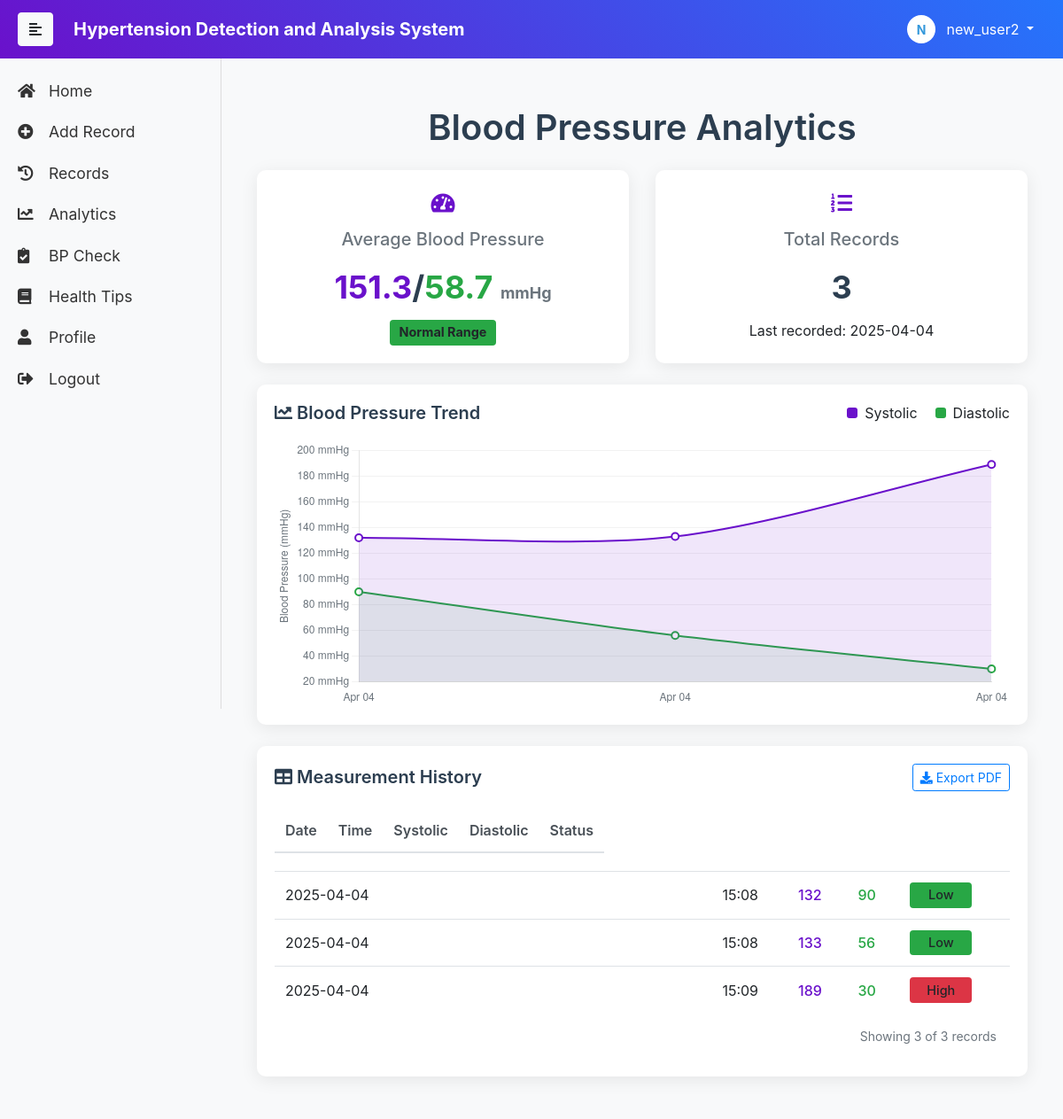
/data_analysis (signed in), run on an earlier commit of the app's database.
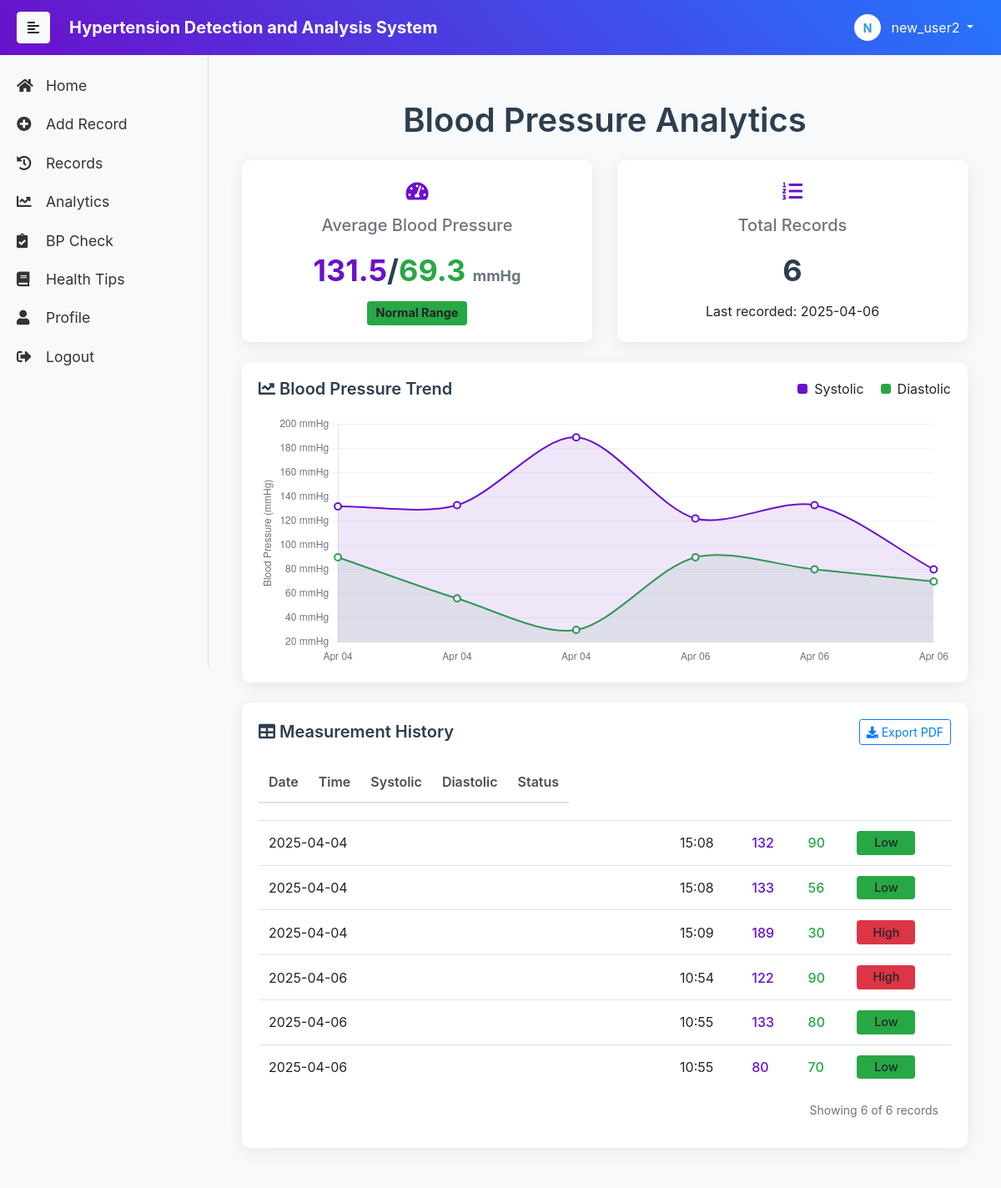
And on a later commit of the database.
### app.py (models this page shows, shortened)
class User(db.Model, UserMixin):
    __tablename__ = 'users'
    id = db.Column(db.Integer, primary_key=True)
    username = db.Column(db.String(20), unique=True, nullable=False)
    email = db.Column(db.String(120), unique=True, nullable=False)
    password_hash = db.Column(db.String(128), nullable=False)
    is_active = db.Column(db.Boolean, default=True)
    created_at = db.Column(db.DateTime, default=datetime.utcnow)
    last_login = db.Column(db.DateTime)
    age = db.Column(db.Integer)
    gender = db.Column(db.Enum(GenderEnum))
    height = db.Column(db.Float)  # 单位: cm
    weight = db.Column(db.Float)  # 单位: kg
    blood_type = db.Column(db.Enum(BloodTypeEnum))
    has_hypertension = db.Column(db.Boolean, default=False)
    has_diabetes = db.Column(db.Boolean, default=False)
    is_smoker = db.Column(db.Boolean, default=False)
    family_history = db.Column(db.String(500))  # 家族病史
    @property
    def is_authenticated(self):
        return True
    @property
    def password(self):
        raise AttributeError('password is not a readable attribute')

class BloodPressureRecord(db.Model):
    __tablename__ = 'blood_pressure_records'
    id = db.Column(db.Integer, primary_key=True)
    user_id = db.Column(db.Integer, db.ForeignKey('users.id'), nullable=False)
    systolic = db.Column(db.Integer, nullable=False)  # 收缩压
    diastolic = db.Column(db.Integer, nullable=False)  # 舒张压
    pulse = db.Column(db.Integer)  # 脉搏
    recorded_at = db.Column(db.DateTime, default=datetime.utcnow)
    notes = db.Column(db.String(500))  # 备注
    predicted_risk = db.Column(db.Float)  # 预测风险值(0-1)
    predicted_status = db.Column(db.String(20))  # 预测状态
    user = db.relationship('User', backref=db.backref('blood_pressure_records', lazy=True))
    @property
    def status(self):
        if not self.predicted_status:
            return self._default_status()
        return self.predicted_status

### app.py (the view, shortened to what this page needs)
@app.route('/data_analysis')
@login_required
def data_analysis():
    records = BloodPressureRecord.query.filter_by(user_id=current_user.id)\
                .order_by(BloodPressureRecord.recorded_at.asc()).all()
    formatted_records = []
    if records:
        total_records = len(records)
        systolic_values = []
        diastolic_values = []
        trend_labels = []
        for record in records:
            formatted_records.append({
                'date': record.recorded_at.strftime('%Y-%m-%d'),
                'time': record.recorded_at.strftime('%H:%M'),
                'systolic': record.systolic,
                'diastolic': record.diastolic,
                'status': record.status  # 状态应在保存记录时设置好，如 '正常', '偏高', '高'
            })
            systolic_values.append(record.systolic)
            diastolic_values.append(record.diastolic)
            trend_labels.append(record.recorded_at.strftime('%b %d'))
        avg_systolic = sum(systolic_values) / total_records
        avg_diastolic = sum(diastolic_values) / total_records
        last_record_date = records[-1].recorded_at.strftime('%Y-%m-%d %H:%M')
    return render_template("data_analysis.html",
                           records=formatted_records,
                           avg_systolic=avg_systolic,
                           avg_diastolic=avg_diastolic,
                           total_records=total_records,
                           last_record_date=last_record_date,
                           trend_labels=trend_labels,
                           trend_systolic=systolic_values,
                           trend_diastolic=diastolic_values)

### app.py (called while the page is built)
@login_manager.user_loader
def load_user(user_id):
    return User.query.get(int(user_id))

### templates/data_analysis.html (shortened to what this page needs)
{% extends "base.html" %}
{% block content %}
<link rel="stylesheet" href="{{ url_for('static', filename='css/data_analysis.css') }}">
<div class="container-fluid data-analysis-container">
    <h1 class="page-title mb-4">Blood Pressure Analytics</h1>
    <div class="row mb-4 stats-row">
        <div class="col-md-6">
            <div class="card stat-card h-100">
                <div class="card-body text-center">
                    <div class="stat-icon">
                        <i class="fas fa-tachometer-alt"></i>
                    </div>
                    <h5 class="stat-title">Average Blood Pressure</h5>
                    <div class="stat-value">
                        <span class="systolic">{{ avg_systolic | round(1) }}</span>/<span class="diastolic">{{ avg_diastolic | round(1) }}</span>
                        <span class="unit">mmHg</span>
                    </div>
                    <div class="stat-description">
                        <span class="badge bg-success">Normal Range</span>
                    </div>
                </div>
            </div>
        </div>
        <div class="col-md-6">
            <div class="card stat-card h-100">
                <div class="card-body text-center">
                    <div class="stat-icon">
                        <i class="fas fa-list-ol"></i>
                    </div>
                    <h5 class="stat-title">Total Records</h5>
                    <div class="stat-value">{{ records|length }}</div>
                    <div class="stat-description">
                        Last recorded: {{ records[-1].date if records else 'N/A' }}
                    </div>
                </div>
            </div>
        </div>
    </div>
    <div class="row mb-4">
        <div class="col-md-12">
            <div class="card chart-card">
                <div class="card-body">
                    <div class="chart-header">
                        <h5 class="chart-title">
                            <i class="fas fa-chart-line"></i> Blood Pressure Trend
                        </h5>
                        <div class="chart-legend">
                            <div class="legend-item">
                                <span class="legend-color systolic"></span>
                                <span>Systolic</span>
                            </div>
                            <div class="legend-item">
                                <span class="legend-color diastolic"></span>
                                <span>Diastolic</span>
                            </div>
                        </div>
                    </div>
                    <div class="chart-container">
                        <canvas id="bloodPressureTrendChart"></canvas>
                    </div>
                </div>
            </div>
        </div>
    </div>
    <div class="row">
        <div class="col-md-12">
            <div class="card table-card">
                <div class="card-body">
                    <div class="table-header">
                        <h5 class="table-title">
                            <i class="fas fa-table"></i> Measurement History
                        </h5>
                        <div class="table-actions">
                            <a href="{{ url_for('export_pdf') }}" class="btn btn-sm btn-outline-primary">
                                <i class="fas fa-download"></i> Export PDF
                            </a>
                        </div>
                    </div>
                    <div class="table-responsive">
                        <table class="table table-hover">
                            <thead class="table-header">
                                <tr>
                                    <th>Date</th>
                                    <th>Time</th>
                                    <th>Systolic</th>
                                    <th>Diastolic</th>
                                    <th>Status</th>
                                </tr>
                            </thead>
                            <tbody>
                                {% for record in records %}
                                <tr>
                                    <td>{{ record.date }}</td>
                                    <td>{{ record.time }}</td>
                                    <td class="systolic-value">{{ record.systolic }}</td>
                                    <td class="diastolic-value">{{ record.diastolic }}</td>
                                    <td>
                                        <span class="badge status-badge
                                            {% if record.status == 'Low Risk' %}bg-success
                                            {% elif record.status == 'High Risk' %}bg-danger
                                            {% else %}bg-warning
                                            {% endif %}">
                                            {% if record.status == 'Low Risk' %}Low
                                            {% elif record.status == 'High Risk' %}High
                                            {% else %}N/A
                                            {% endif %}
                                        </span>
                                    </td>
                                </tr>
                                {% endfor %}
                            </tbody>
                        </table>
                    </div>
                    <div class="table-footer">
                        Showing {{ records|length }} of {{ records|length }} records
                    </div>
                </div>
            </div>
        </div>
    </div>
</div>
{% endblock %}

### templates/base.html (shortened to what this page needs)
<!DOCTYPE html>
<html lang="en">
<head>
    <link href="https://stackpath.bootstrapcdn.com/bootstrap/4.5.2/css/bootstrap.min.css" rel="stylesheet">
    <link rel="stylesheet" href="https://cdnjs.cloudflare.com/ajax/libs/font-awesome/5.15.4/css/all.min.css">
    <link rel="stylesheet" href="{{ url_for('static', filename='css/styles.css') }}">
</head>
<body>
    <nav class="navbar navbar-expand-lg navbar-dark bg-gradient">
        <button type="button" id="sidebarCollapse" class="btn btn-light">
            <i class="fas fa-align-left"></i>
        </button>
        <a class="navbar-brand ml-2" href="#" style="font-weight: bolder; padding-left: 15px;">Hypertension Detection and Analysis System</a>
        <div class="ml-auto">
            {% if current_user.is_authenticated %}
            <div class="dropdown">
                <button class="btn dropdown-toggle text-white" type="button" id="userDropdown" data-toggle="dropdown" aria-haspopup="true" aria-expanded="false">
                    <div class="user-avatar">
                        {{ current_user.username[0]|upper }}
                    </div>
                    <span class="ml-2">{{ current_user.username }}</span>
                </button>
            </div>
            {% else %}
            <div class="d-flex">
                <a href="{{ url_for('login') }}" class="btn btn-outline-light mr-2">Login</a>
                <a href="{{ url_for('register') }}" class="btn btn-light">Register</a>
            </div>
            {% endif %}
        </div>
    </nav>
    <div class="wrapper">
        <nav id="sidebar">
            <ul class="list-unstyled components">
                <li><a href="{{ url_for('index') }}"><i class="fas fa-home" id="fa_home" style="width: 30px;"></i> Home</a></li>
                <li><a href="{{ url_for('add_record') }}"><i class="fas fa-plus-circle" style="width: 30px;"></i> Add Record</a></li>
                <li><a href="{{ url_for('history') }}"><i class="fas fa-history" style="width: 30px;"></i> Records</a></li>
                <li><a href="{{ url_for('data_analysis') }}"><i class="fas fa-chart-line" style="width: 30px;"></i> Analytics</a></li>
                <li><a href="{{ url_for('blood_pressure_assessment') }}"><i class="fas fa-clipboard-check" style="width: 30px;"></i> BP Check</a></li>
                <li><a href="{{ url_for('health_tips') }}"><i class="fas fa-book" style="width: 30px;"></i> Health Tips</a></li>
                {% if current_user.is_authenticated %}
                <li><a href="{{ url_for('personal_center') }}"><i class="fas fa-user" style="width: 30px;"></i> Profile</a></li>
                <li><a href="{{ url_for('logout') }}"><i class="fas fa-sign-out-alt" style="width: 30px;"></i> Logout</a></li>
                {% else %}
                <li><a href="{{ url_for('login') }}"><i class="fas fa-sign-in-alt" style="width: 30px;"></i> Login</a></li>
                <li><a href="{{ url_for('register') }}"><i class="fas fa-user-plus" style="width: 30px;"></i> Sign Up</a></li>
                {% endif %}
            </ul>
        </nav>
        <div id="content">
            <div class="container-fluid">
                {% block content %}{% endblock %}
            </div>
        </div>
    </div>
</body>
</html>

### static/css/styles.css (style rules this page uses)
body { background-color: #f8f9fa; margin: 0; padding: 0; }
.navbar.bg-gradient { background: linear-gradient(45deg, #6a11cb, #2575fc); width: 100%; padding: 10px 20px; position: fixed; top: 0; z-index: 1000; }
.wrapper { display: flex; width: 100%; align-items: stretch; padding-top: 60px; }
#sidebar { min-width: 250px; max-width: 250px; background: #f8f9fa; color: #333; transition: all 0.3s; border-right: 1px solid #ddd; height: calc(100vh - 60px); position: fixed; top: 60px; left: 0; }
#sidebar ul.components { padding: 20px 0; }
#sidebar ul li a { padding: 10px; margin-left:10px; font-size: 1.1em; display: block; color: #333; }
#content { width: 100%; min-height: 100vh; transition: all 0.3s; margin-left: 250px; }
.container-fluid { padding: 20px; }
#content { padding-bottom: 60px; }
.user-avatar { display: inline-flex; align-items: center; justify-content: center; width: 32px; height: 32px; border-radius: 50%; background-color: #ffffff; color: #3498db; font-weight: bold; font-size: 14px; }

### static/css/data_analysis.css (style rules this page uses)
.card { border: none; border-radius: 10px; box-shadow: 0 4px 8px rgba(0, 0, 0, 0.1); transition: transform 0.3s ease, box-shadow 0.3s ease; height: 100%; }
.chart-container { position: relative; height: 300px; width: 100%; }
.table-responsive { overflow-x: auto; }
.badge { font-size: 0.9rem; padding: 0.5em 0.75em; }

### templates/data_analysis.html (style rules this page uses)
.data-analysis-container { padding: 20px; background-color: #f8f9fa; }
.page-title { color: #2c3e50; font-weight: 600; text-align: center; margin-top: 20px; }
.stats-row { margin-bottom: 30px; }
.stat-card { border: none; border-radius: 10px; box-shadow: 0 4px 20px rgba(0, 0, 0, 0.08); transition: transform 0.3s ease; background-color: white; }
.stat-icon { font-size: 24px; color: #6a11cb; margin-bottom: 10px; }
.stat-title { color: #6c757d; font-weight: 500; margin-bottom: 15px; }
.stat-value { font-size: 36px; font-weight: 700; color: #2c3e50; margin-bottom: 10px; }
.stat-value .systolic { color: #6a11cb; }
.stat-value .diastolic { color: #28a745; }
.stat-value .unit { font-size: 18px; color: #6c757d; }
.stat-description { margin-top: 10px; }
.chart-card { border: none; border-radius: 10px; box-shadow: 0 4px 20px rgba(0, 0, 0, 0.08); background-color: white; }
.chart-header { display: flex; justify-content: space-between; align-items: center; margin-bottom: 20px; }
.chart-title { color: #2c3e50; font-weight: 600; margin: 0; }
.chart-legend { display: flex; }
.legend-item { display: flex; align-items: center; margin-left: 20px; }
.legend-color { display: inline-block; width: 12px; height: 12px; border-radius: 3px; margin-right: 8px; }
.legend-color.systolic { background-color: #6a11cb; }
.legend-color.diastolic { background-color: #28a745; }
.chart-container { position: relative; height: 300px; width: 100%; }
.table-card { border: none; border-radius: 10px; box-shadow: 0 4px 20px rgba(0, 0, 0, 0.08); background-color: white; }
.table-header { display: flex; justify-content: space-between; align-items: center; margin-bottom: 20px; }
.table-title { color: #2c3e50; font-weight: 600; margin: 0; }
.table-actions .btn { margin-left: 10px; }
.table { margin-bottom: 0; }
.table th { font-weight: 600; color: #495057; border-top: none; text-align: left; }
.table td { vertical-align: middle; }
.systolic-value { color: #6a11cb; font-weight: 500; }
.diastolic-value { color: #28a745; font-weight: 500; }
.status-badge { min-width: 70px; font-weight: 500; }
.table-footer { padding: 15px; color: #6c757d; font-size: 14px; text-align: right; }

What changed in the data, as far as the page shows it:
added BloodPressureRecord: date "2025-04-06", time "10:54", systolic "122", diastolic "90", predicted_status "High"
added BloodPressureRecord: date "2025-04-06", time "10:55", systolic "133", diastolic "80", predicted_status "Low"
added BloodPressureRecord: date "2025-04-06", time "10:55", systolic "80", diastolic "70", predicted_status "Low"
Also different on the page:
{{ avg_systolic | round(1) }}: "151.3" → "131.5"
{{ avg_diastolic | round(1) }}: "58.7" → "69.3"
{{ records|length }}: "3" → "6"
{{ records[-1].date if records else 'N/A' }}: "2025-04-04" → "2025-04-06"
chart data {{ trend_systolic | tojson }}: [132, 133, 189] → [132, 133, 189, 122, 133, 80]
chart data {{ trend_diastolic | tojson }}: [90, 56, 30] → [90, 56, 30, 90, 80, 70]
